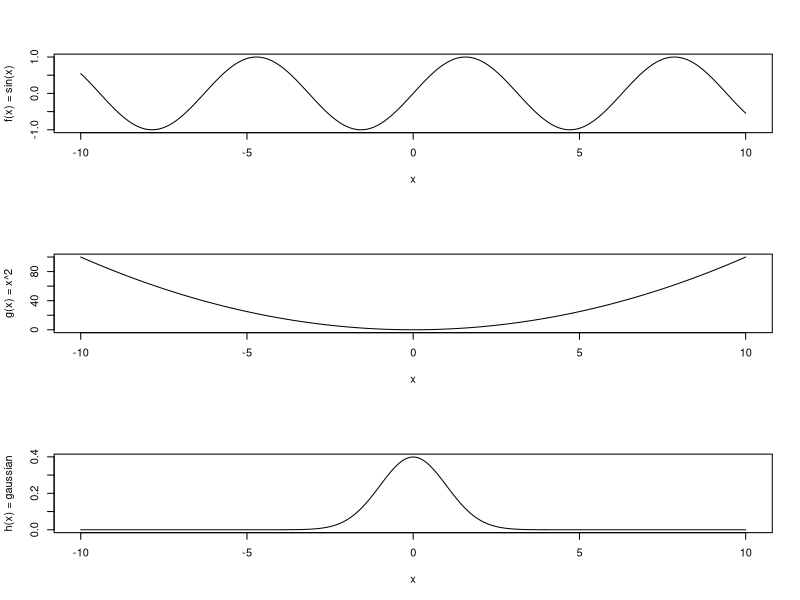
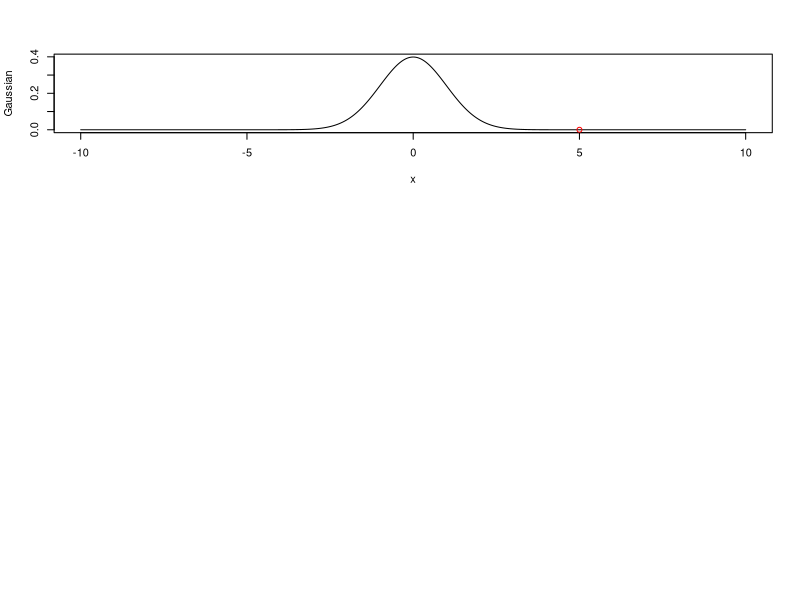
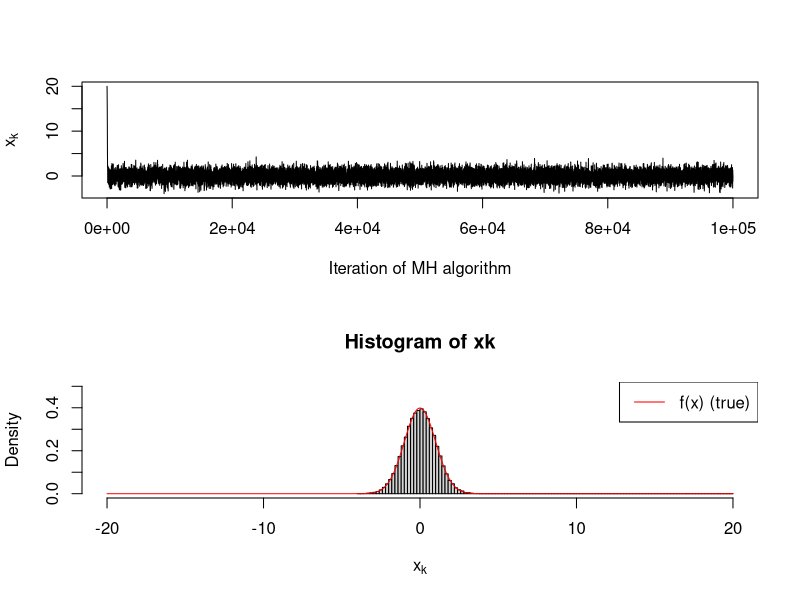

Here is the R script that generated these plots, in order:
## ---- chunk 1
drawDartboard <- function(){
	# Square with Inscribed Circle in R
	# Set up the plot
	plot(c(-1.2, 1.2), c(-1.2, 1.2), 
	     type = "n", 
	     asp = 1, 
	     xlab = "", 
	     ylab = "", 
	     main = "Square with Inscribed Circle")

	# Define square side length
	side_length <- 1
	half_side <- side_length / 2

	# Draw the square
	# Square vertices: bottom-left, bottom-right, top-right, top-left, back to bottom-left
	square_x <- c(-half_side, half_side, half_side, -half_side, -half_side)
	square_y <- c(-half_side, -half_side, half_side, half_side, -half_side)
	lines(square_x, square_y, col = "blue", lwd = 2)

	# Draw the inscribed circle
	# For a square with side length s, the inscribed circle has radius r = s/2
	radius <- side_length / 2
	theta <- seq(0, 2*pi, length.out = 100)
	circle_x <- radius * cos(theta)
	circle_y <- radius * sin(theta)
	lines(circle_x, circle_y, col = "red", lwd = 2)

	# Add a grid for reference
	grid(col = "lightgray", lty = "dotted")

	# Add legend
	legend("topright", 
	       legend = c("Square", "Inscribed Circle"), 
	       col = c("blue", "red"), 
	       lwd = 2)

	# Optional: Add center point
	points(0, 0, pch = 19, col = "black", cex = 0.8)
} 

## ---- chunk 2
throwDarts <- function(ndarts){

	# randomly choose (x,y) coordinates independently:
	x <- runif(ndarts,min=-0.5, max=0.5)
	y <- runif(ndarts,min=-0.5, max=0.5)
	
	# re-draw the dartboard:	
	drawDartboard()
	
	# add the hit locations to the dartboard:
	points(x,y, pch=4)

	return(list(x=x,y=y))
} 
## ---- chunk 3
countDartsInside <- function(ndarts){
	darts <- throwDarts(ndarts)

	x = darts$x
	y = darts$y
	r = sqrt(x^2 + y^2)
	
	numinside = sum(r < 0.5)
	return(numinside/ndarts)
} 
## ---- chunk 4
calculatePi <- function(ndarts){
	
	ratio = countDartsInside(ndarts)
	pi_approx = 4 * ratio
	
	return(pi_approx)
}
## ---- chunk 5
#limits of integration:
a <- -5
b <- 5

# functions to integrate:
f <- function(x)sin(x)
g <- function(x) x^2
h <- function(x) 1/sqrt(2*pi) * exp(-x^2/2)

# antiderivatives of these functions (should have +C):
bigf <-function(x) -cos(x) 
G <- function(x) x^3/3
H <- function(x) pnorm(x,mean=0,sd=1)
## ---- chunk 6
# bigf(5) - bigf)-5) = 0 (also b/c sin(x) is odd)
# G(5) - G(-5) = 250/3 = 83.333..
# H(5) - H(-5) = 0.9999994

# Let's plot these:
xvals <- seq(-10,10,length=1000)
par(mfrow=c(3,1))
plot(xvals, sapply(xvals, f), type='l',xlab='x',ylab='f(x) = sin(x)')
plot(xvals, sapply(xvals, g), type='l',xlab='x',ylab='g(x) = x^2')
plot(xvals, sapply(xvals, h), type='l',xlab='x',ylab='h(x) = gaussian')
## ---- chunk 7
ndarts <- 50000
xrands <- runif(ndarts, min=a, max=b)

fbar_approx <- mean( f(xrands) )
gbar_approx <- mean( g(xrands) )
hbar_approx <- mean( h(xrands) )
## ---- chunk 8
integral_f <- fbar_approx * (b-a)
integral_g <- gbar_approx * (b-a)
integral_h <- hbar_approx * (b-a)
## ---- chunk 9
plot(xvals, sapply(xvals, h), xlab='x', ylab='Gaussian',
	type='l')
points(x=5, y=0,col='red')
## ---- chunk 10
tailsample <- rnorm(1e4)
## ---- chunk 11
tailprob = 1-pnorm(5)

print(tailprob)
## ---- chunk 12
sum(tailsample > 5)/length(tailsample)
## ---- chunk 13
tailsample <- rnorm(1e6)
sum(tailsample > 5)/length(tailsample)
## ---- chunk 14
h <- function(x) dnorm(x)
w <- function(x) dexp(x-5, rate=1/10)


getimportanceest <- function(ndarts){
	importance_sample <- 5 + rexp(ndarts, rate=1/10)

	ratios <- sapply(importance_sample[importance_sample>5], 
			function(x){h(x)/w(x)} ) 

	return(mean(ratios))
}
## ---- chunk 15
f <- function(x) dnorm(x,mean=0)
## ---- chunk 16
w <- function(x, delta) runif(1, min=x-delta, max=x+delta)
## ---- chunk 17
# initialize state (and allocate into a vector):
ninits <- 100000 # how long to run
xk <- rep(0, length=ninits) 
## ---- chunk 18
xk[1] <- 20

for(i in 1:ninits){
	y <- w(xk[i],1)
	
	# Calculate the "acceptance ratio":
	alpha <- f(y)/f(xk[i])
	
	# alpha > 1 means we always accept y; alpha < 1 means we only sometimes do:
	u <- runif(1)
	if(alpha > u){xk[i+1] <- y}else{xk[i+1]=xk[i]}	
}

par(mfrow=c(2,1))
plot(xk, type='l', xlab='Iteration of MH algorithm', ylab=bquote(x[k]))
hist(xk, xlab=bquote(x[k]), freq=F, ylim=c(0,0.5), breaks=100, xlim=c(-20,20))
lines(seq(-20,20,length=1000), sapply(seq(-20,20,length=1000), f), col='red')
legend('topright',legend=c('f(x) (true)'),col='red',lty=1)
